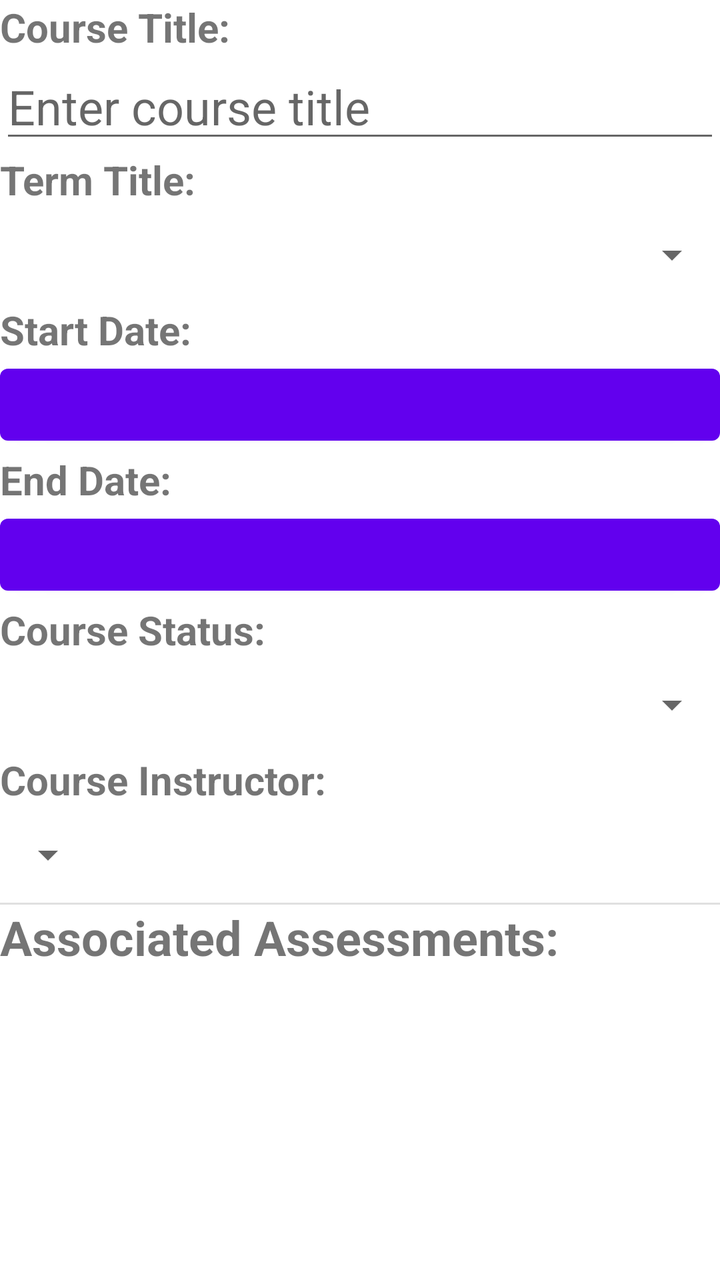
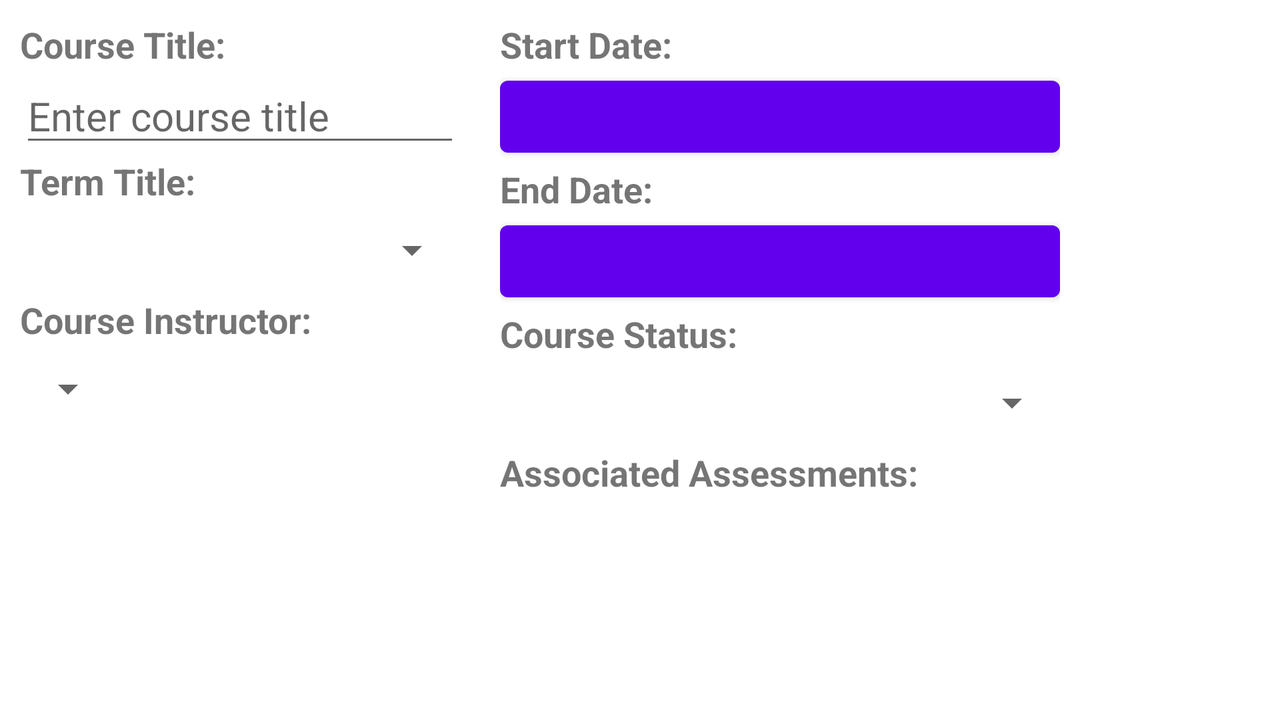

The same Android screen from two of the app's own layout files: first res/layout/ as a phone draws it, then the repository's variant for another configuration, drawn on a device whose configuration selects that folder. Both files follow.
<!-- AndroidManifest.xml: application theme Theme.C196_Scheduler -->
<!-- res/layout/activity_course_detail.xml -->
<?xml version="1.0" encoding="utf-8"?>
<androidx.constraintlayout.widget.ConstraintLayout xmlns:android="http://schemas.android.com/apk/res/android"
    xmlns:app="http://schemas.android.com/apk/res-auto"
    xmlns:tools="http://schemas.android.com/tools"
    android:layout_width="match_parent"
    android:layout_height="match_parent"
    android:backgroundTint="#3F51B5">

    <LinearLayout
        android:layout_width="match_parent"
        android:layout_height="match_parent"
        android:orientation="vertical"
        app:layout_constraintBottom_toBottomOf="parent"
        app:layout_constraintEnd_toEndOf="parent"
        app:layout_constraintStart_toStartOf="parent"
        app:layout_constraintTop_toTopOf="parent">

        <TextView
            android:layout_width="match_parent"
            android:layout_height="wrap_content"
            android:backgroundTint="#3F51B5"
            android:text="@string/course_title"
            android:textSize="20sp"
            android:textStyle="bold" />

        <EditText
            android:id="@+id/editCourseTitle"
            android:layout_width="match_parent"
            android:layout_height="wrap_content"
            android:ems="10"
            android:hint="@string/enter_course_title"
            android:inputType="textPersonName"
            android:textSize="24sp" />

        <TextView
            android:layout_width="match_parent"
            android:layout_height="wrap_content"
            android:text="@string/term_title"
            android:textSize="20sp"
            android:textStyle="bold" />

        <Spinner
            android:id="@+id/termSpinner"
            android:layout_width="match_parent"
            android:layout_height="wrap_content"
            android:minHeight="48dp"
            android:textSize="24sp"
            tools:ignore="SpeakableTextPresentCheck" />

        <TextView
            android:layout_width="match_parent"
            android:layout_height="wrap_content"
            android:text="@string/start_date"
            android:textSize="20sp"
            android:textStyle="bold" />

        <Button
            android:id="@+id/courseStartBtn"
            android:layout_width="match_parent"
            android:layout_height="wrap_content"
            android:ems="10"
            tools:ignore="SpeakableTextPresentCheck" />

        <TextView
            android:layout_width="match_parent"
            android:layout_height="wrap_content"
            android:text="@string/end_date"
            android:textSize="20sp"
            android:textStyle="bold" />

        <Button
            android:id="@+id/courseEndBtn"
            android:layout_width="match_parent"
            android:layout_height="wrap_content"
            android:ems="10"
            tools:ignore="SpeakableTextPresentCheck" />

        <TextView
            android:layout_width="match_parent"
            android:layout_height="wrap_content"
            android:text="@string/course_status"
            android:textSize="20sp"
            android:textStyle="bold" />

        <Spinner
            android:id="@+id/statusSpinner"
            android:layout_width="match_parent"
            android:layout_height="wrap_content"
            android:minHeight="48dp"
            android:textSize="24sp"
            tools:ignore="SpeakableTextPresentCheck" />

        <TextView
            android:layout_width="match_parent"
            android:layout_height="wrap_content"
            android:text="@string/course_instructor"
            android:textSize="20sp"
            android:textStyle="bold" />

        <LinearLayout
            android:layout_width="wrap_content"
            android:layout_height="wrap_content"
            android:orientation="horizontal">

            <Spinner
                android:id="@+id/instructorSpinner"
                android:layout_width="match_parent"
                android:layout_height="wrap_content"
                android:minHeight="48dp"
                android:textSize="24sp"
                tools:ignore="SpeakableTextPresentCheck" />

            <LinearLayout
                android:layout_width="match_parent"
                android:layout_height="match_parent"
                android:orientation="vertical">

                <TextView
                    android:id="@+id/instructorEmailTxt"
                    android:layout_width="wrap_content"
                    android:layout_height="wrap_content"
                    android:textSize="16sp" />

                <TextView
                    android:id="@+id/instructorPhoneTxt"
                    android:layout_width="wrap_content"
                    android:layout_height="wrap_content"
                    android:textSize="16sp" />
            </LinearLayout>

        </LinearLayout>

        <View
            android:layout_width="match_parent"
            android:layout_height="1dp"
            android:background="?android:attr/listDivider" />

        <TextView
            android:layout_width="match_parent"
            android:layout_height="wrap_content"
            android:text="@string/associated_assessments"
            android:textSize="24sp"
            android:textStyle="bold" />

        <androidx.recyclerview.widget.RecyclerView
            android:id="@+id/assessmentRecyclerView"
            android:layout_width="wrap_content"
            android:layout_height="wrap_content"
            android:layout_gravity="center"
            android:padding="20dp">

        </androidx.recyclerview.widget.RecyclerView>

    </LinearLayout>
</androidx.constraintlayout.widget.ConstraintLayout>
<!-- resources referenced by this layout -->
<resources>
  <string name="associated_assessments">Associated Assessments:</string>
  <string name="course_instructor">Course Instructor:</string>
  <string name="course_status">Course Status:</string>
  <string name="course_title">Course Title:</string>
  <string name="end_date">End Date:</string>
  <string name="enter_course_title">Enter course title</string>
  <string name="start_date">Start Date:</string>
  <string name="term_title">Term Title:</string>
  <style name="Theme.C196_Scheduler" parent="Theme.MaterialComponents.DayNight.DarkActionBar">
          
          <item name="colorPrimary">@color/purple_500</item>
          <item name="colorPrimaryVariant">@color/purple_700</item>
          <item name="colorOnPrimary">@color/white</item>
          
          <item name="colorSecondary">@color/teal_200</item>
          <item name="colorSecondaryVariant">@color/teal_700</item>
          <item name="colorOnSecondary">@color/black</item>
          
          <item name="android:statusBarColor" tools:targetApi="l">?attr/colorPrimaryVariant</item>
          
      </style>
</resources>
<!-- res/layout-land/activity_course_detail.xml (the repository's variant of the layout above) -->
<!-- drawn on the phone turned sideways -->
<?xml version="1.0" encoding="utf-8"?>
<androidx.constraintlayout.widget.ConstraintLayout xmlns:android="http://schemas.android.com/apk/res/android"
    xmlns:app="http://schemas.android.com/apk/res-auto"
    xmlns:tools="http://schemas.android.com/tools"
    android:layout_width="match_parent"
    android:layout_height="match_parent">

    <LinearLayout
        android:layout_width="match_parent"
        android:layout_height="match_parent"
        android:orientation="horizontal">

        <LinearLayout
            android:layout_width="wrap_content"
            android:layout_height="match_parent"
            android:minWidth="240dp"
            android:orientation="vertical"
            android:padding="10dp"
            android:verticalScrollbarPosition="defaultPosition">

            <TextView
                android:layout_width="match_parent"
                android:layout_height="wrap_content"
                android:text="@string/course_title"
                android:textSize="18sp"
                android:textStyle="bold" />

            <EditText
                android:id="@+id/editCourseTitle"
                android:layout_width="match_parent"
                android:layout_height="wrap_content"
                android:ems="10"
                android:hint="@string/enter_course_title"
                android:inputType="textCapSentences|textMultiLine"
                android:textSize="20sp" />

            <TextView
                android:layout_width="match_parent"
                android:layout_height="wrap_content"
                android:text="@string/term_title"
                android:textSize="18sp"
                android:textStyle="bold" />

            <Spinner
                android:id="@+id/termSpinner"
                android:layout_width="match_parent"
                android:layout_height="wrap_content"
                android:minHeight="45dp"
                android:textSize="24sp"
                tools:ignore="SpeakableTextPresentCheck,TouchTargetSizeCheck" />

            <TextView
                android:layout_width="match_parent"
                android:layout_height="wrap_content"
                android:text="@string/course_instructor"
                android:textSize="18sp"
                android:textStyle="bold" />

            <LinearLayout
                android:layout_width="wrap_content"
                android:layout_height="wrap_content"
                android:orientation="horizontal"
                android:scrollbars="vertical">

                <Spinner
                    android:id="@+id/instructorSpinner"
                    android:layout_width="match_parent"
                    android:layout_height="wrap_content"
                    android:minHeight="45dp"
                    android:textSize="24sp"
                    tools:ignore="SpeakableTextPresentCheck,TouchTargetSizeCheck" />

                <LinearLayout
                    android:layout_width="match_parent"
                    android:layout_height="match_parent"
                    android:orientation="vertical">

                    <TextView
                        android:id="@+id/instructorEmailTxt"
                        android:layout_width="wrap_content"
                        android:layout_height="wrap_content"
                        android:textSize="16sp" />

                    <TextView
                        android:id="@+id/instructorPhoneTxt"
                        android:layout_width="wrap_content"
                        android:layout_height="wrap_content"
                        android:textSize="16sp" />
                </LinearLayout>
            </LinearLayout>

        </LinearLayout>

        <LinearLayout
            android:layout_width="wrap_content"
            android:layout_height="match_parent"
            android:minWidth="300dp"
            android:orientation="vertical"
            android:padding="10dp">

            <TextView
                android:layout_width="match_parent"
                android:layout_height="wrap_content"
                android:text="@string/start_date"
                android:textSize="18sp"
                android:textStyle="bold" />

            <Button
                android:id="@+id/courseStartBtn"
                android:layout_width="match_parent"
                android:layout_height="wrap_content"
                android:ems="10"
                tools:ignore="SpeakableTextPresentCheck" />

            <TextView
                android:layout_width="match_parent"
                android:layout_height="wrap_content"
                android:text="@string/end_date"
                android:textSize="18sp"
                android:textStyle="bold" />

            <Button
                android:id="@+id/courseEndBtn"
                android:layout_width="match_parent"
                android:layout_height="wrap_content"
                android:ems="10"
                tools:ignore="SpeakableTextPresentCheck" />

            <TextView
                android:layout_width="match_parent"
                android:layout_height="wrap_content"
                android:text="@string/course_status"
                android:textSize="18sp"
                android:textStyle="bold" />

            <Spinner
                android:id="@+id/statusSpinner"
                android:layout_width="match_parent"
                android:layout_height="wrap_content"
                android:minHeight="45dp"
                android:textSize="24sp"
                tools:ignore="SpeakableTextPresentCheck,TouchTargetSizeCheck" />

            <TextView
                android:layout_width="match_parent"
                android:layout_height="wrap_content"
                android:text="@string/associated_assessments"
                android:textSize="18sp"
                android:textStyle="bold" />

            <androidx.recyclerview.widget.RecyclerView
                android:id="@+id/assessmentRecyclerView"
                android:layout_width="wrap_content"
                android:layout_height="wrap_content"
                android:layout_gravity="center"
                android:padding="20dp">

            </androidx.recyclerview.widget.RecyclerView>

        </LinearLayout>
    </LinearLayout>

</androidx.constraintlayout.widget.ConstraintLayout>
